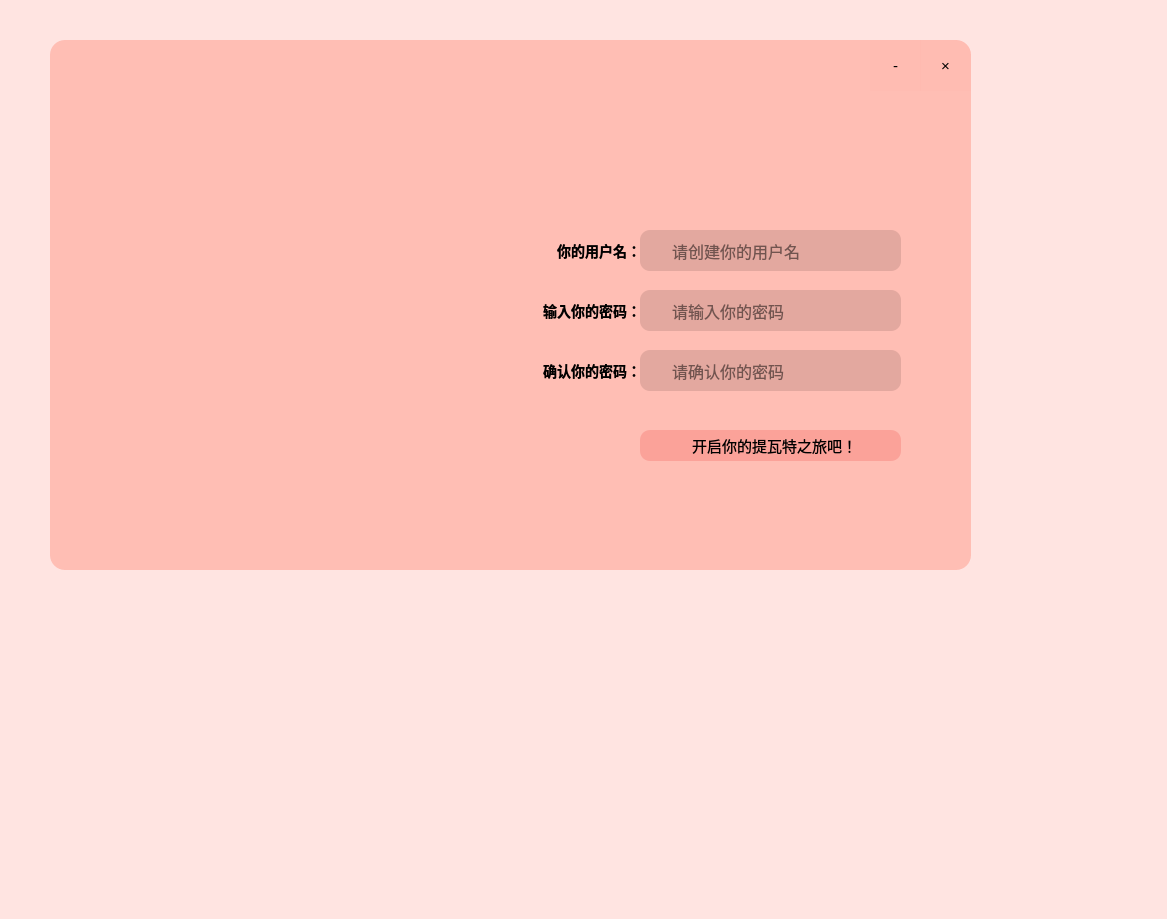
<?xml version="1.0" encoding="UTF-8"?>
<ui version="4.0">
 <class>SignUp</class>
 <widget class="QWidget" name="SignUp">
  <property name="geometry">
   <rect>
    <x>0</x>
    <y>0</y>
    <width>1167</width>
    <height>919</height>
   </rect>
  </property>
  <property name="windowTitle">
   <string>Form</string>
  </property>
  <property name="styleSheet">
   <string notr="true">*{
	background-color: rgba(255, 179, 167,50);
font-size:15px;
font-style:MingLiU-ExtB;
}

QFrame{
	
	background-color: rgba(255, 179, 167,200);
	background-image: url(:/src/GUI/Sup.png);
background-repeat: no-repeat;

border-radius:15px;
}
QLineEdit{

background-color:rgba(19, 0, 0, 30);
font-size:16px;
border-style:outset;
border-radius:10px;
font-style:MingLiU-ExtB;
}
QPushButton{
background:rgba(240, 86, 84,70);
border-style:outset;
border-radius:10px;
font-style:MingLiU-ExtB;
}
QPushButton:pressed{
background:rgb(240, 86, 84);
border-style:inset;
font-style:MingLiU-ExtB;
}
QCheckBox{
background:rgba(85,170,255,0);
color:white;
font-style:MingLiU-ExtB;
}
QLabel{
background:rgba(85,170,255,0);
color:white;
font-style:MingLiU-ExtB;
font-size:14px;
}
QToolButton#toolButton{
color:rgb(0,0,0);
border-style:none;
border-top-right-radius:15px;
}
QToolButton#toolButton::hover{
color:rgb(255,255,255);
background-color: rgba(255, 56, 56, 150);
}
QToolButton#toolButton_2{
border-style:none;
color:rgb(0,0,0);
}
QToolButton#toolButton_2::hover{
border-style:none;
color:rgb(0,0,0);
background-color: rgba(203, 203, 203, 150);
}
</string>
  </property>
  <widget class="QFrame" name="frame">
   <property name="geometry">
    <rect>
     <x>50</x>
     <y>40</y>
     <width>921</width>
     <height>530</height>
    </rect>
   </property>
   <property name="minimumSize">
    <size>
     <width>0</width>
     <height>0</height>
    </size>
   </property>
   <property name="maximumSize">
    <size>
     <width>16777215</width>
     <height>550</height>
    </size>
   </property>
   <property name="styleSheet">
    <string notr="true"/>
   </property>
   <property name="frameShape">
    <enum>QFrame::StyledPanel</enum>
   </property>
   <property name="frameShadow">
    <enum>QFrame::Raised</enum>
   </property>
   <widget class="QLineEdit" name="e1">
    <property name="geometry">
     <rect>
      <x>590</x>
      <y>190</y>
      <width>261</width>
      <height>41</height>
     </rect>
    </property>
    <property name="styleSheet">
     <string notr="true">*{
padding-left:30px;


font: 11pt &quot;微软雅黑&quot;;
border：10px;
	font: 12pt &quot;幼圆&quot;;
color:rgb(0,0,0);


}</string>
    </property>
    <property name="text">
     <string/>
    </property>
    <property name="placeholderText">
     <string>请创建你的用户名</string>
    </property>
   </widget>
   <widget class="QLineEdit" name="e2">
    <property name="geometry">
     <rect>
      <x>590</x>
      <y>250</y>
      <width>261</width>
      <height>41</height>
     </rect>
    </property>
    <property name="styleSheet">
     <string notr="true">*{
padding-left:30px;


font: 11pt &quot;微软雅黑&quot;;
border：10px;
	font: 12pt &quot;幼圆&quot;;
color:rgb(0,0,0);


}</string>
    </property>
    <property name="inputMask">
     <string/>
    </property>
    <property name="text">
     <string/>
    </property>
    <property name="echoMode">
     <enum>QLineEdit::Password</enum>
    </property>
    <property name="placeholderText">
     <string>请输入你的密码</string>
    </property>
   </widget>
   <widget class="QPushButton" name="pushButton">
    <property name="geometry">
     <rect>
      <x>590</x>
      <y>390</y>
      <width>261</width>
      <height>31</height>
     </rect>
    </property>
    <property name="styleSheet">
     <string notr="true">	font: 10pt &quot;幼圆&quot;;
color:rgb(0,0,0);
</string>
    </property>
    <property name="text">
     <string>  开启你的提瓦特之旅吧！</string>
    </property>
   </widget>
   <widget class="QToolButton" name="toolButton">
    <property name="geometry">
     <rect>
      <x>870</x>
      <y>0</y>
      <width>51</width>
      <height>51</height>
     </rect>
    </property>
    <property name="text">
     <string>×</string>
    </property>
   </widget>
   <widget class="QToolButton" name="toolButton_2">
    <property name="geometry">
     <rect>
      <x>820</x>
      <y>0</y>
      <width>51</width>
      <height>51</height>
     </rect>
    </property>
    <property name="text">
     <string>-</string>
    </property>
   </widget>
   <widget class="QLabel" name="label_2">
    <property name="geometry">
     <rect>
      <x>690</x>
      <y>120</y>
      <width>81</width>
      <height>61</height>
     </rect>
    </property>
    <property name="font">
     <font>
      <family>宋体</family>
      <pointsize>-1</pointsize>
      <weight>75</weight>
      <bold>true</bold>
     </font>
    </property>
    <property name="styleSheet">
     <string notr="true">image: url(:/src/GUI/registertext.PNG);</string>
    </property>
    <property name="text">
     <string/>
    </property>
    <property name="pixmap">
     <pixmap>:/img/logintext.PNG</pixmap>
    </property>
    <property name="alignment">
     <set>Qt::AlignLeading|Qt::AlignLeft|Qt::AlignVCenter</set>
    </property>
   </widget>
   <widget class="QLineEdit" name="e2_2">
    <property name="geometry">
     <rect>
      <x>590</x>
      <y>310</y>
      <width>261</width>
      <height>41</height>
     </rect>
    </property>
    <property name="styleSheet">
     <string notr="true">*{
padding-left:30px;


font: 11pt &quot;微软雅黑&quot;;
border：10px;
	font: 12pt &quot;幼圆&quot;;
color:rgb(0,0,0);


}</string>
    </property>
    <property name="inputMask">
     <string/>
    </property>
    <property name="text">
     <string/>
    </property>
    <property name="echoMode">
     <enum>QLineEdit::Password</enum>
    </property>
    <property name="placeholderText">
     <string>请确认你的密码</string>
    </property>
   </widget>
   <widget class="QLabel" name="accountLabel">
    <property name="geometry">
     <rect>
      <x>370</x>
      <y>190</y>
      <width>221</width>
      <height>41</height>
     </rect>
    </property>
    <property name="font">
     <font>
      <family>幼圆</family>
      <pointsize>12</pointsize>
      <weight>75</weight>
      <italic>false</italic>
      <bold>true</bold>
     </font>
    </property>
    <property name="styleSheet">
     <string notr="true">*{
font: 11pt &quot;微软雅黑&quot;;
border：10px;
	font: 12pt &quot;幼圆&quot;;
color:rgb(0,0,0);
font-weight:bold
}</string>
    </property>
    <property name="text">
     <string>你的用户名：</string>
    </property>
    <property name="alignment">
     <set>Qt::AlignRight|Qt::AlignTrailing|Qt::AlignVCenter</set>
    </property>
   </widget>
   <widget class="QLabel" name="accountLabel_2">
    <property name="geometry">
     <rect>
      <x>360</x>
      <y>250</y>
      <width>231</width>
      <height>41</height>
     </rect>
    </property>
    <property name="font">
     <font>
      <family>幼圆</family>
      <pointsize>12</pointsize>
      <weight>75</weight>
      <italic>false</italic>
      <bold>true</bold>
     </font>
    </property>
    <property name="styleSheet">
     <string notr="true">*{
font: 11pt &quot;微软雅黑&quot;;
border：10px;
	font: 12pt &quot;幼圆&quot;;
color:rgb(0,0,0);
font-weight:bold
}</string>
    </property>
    <property name="text">
     <string>输入你的密码：</string>
    </property>
    <property name="alignment">
     <set>Qt::AlignRight|Qt::AlignTrailing|Qt::AlignVCenter</set>
    </property>
   </widget>
   <widget class="QLabel" name="accountLabel_3">
    <property name="geometry">
     <rect>
      <x>370</x>
      <y>310</y>
      <width>221</width>
      <height>41</height>
     </rect>
    </property>
    <property name="font">
     <font>
      <family>幼圆</family>
      <pointsize>12</pointsize>
      <weight>75</weight>
      <italic>false</italic>
      <bold>true</bold>
     </font>
    </property>
    <property name="styleSheet">
     <string notr="true">*{
font: 11pt &quot;微软雅黑&quot;;
border：10px;
	font: 12pt &quot;幼圆&quot;;
color:rgb(0,0,0);
font-weight:bold
}</string>
    </property>
    <property name="text">
     <string>确认你的密码：</string>
    </property>
    <property name="alignment">
     <set>Qt::AlignRight|Qt::AlignTrailing|Qt::AlignVCenter</set>
    </property>
   </widget>
  </widget>
 </widget>
 <resources/>
 <connections/>
</ui>
